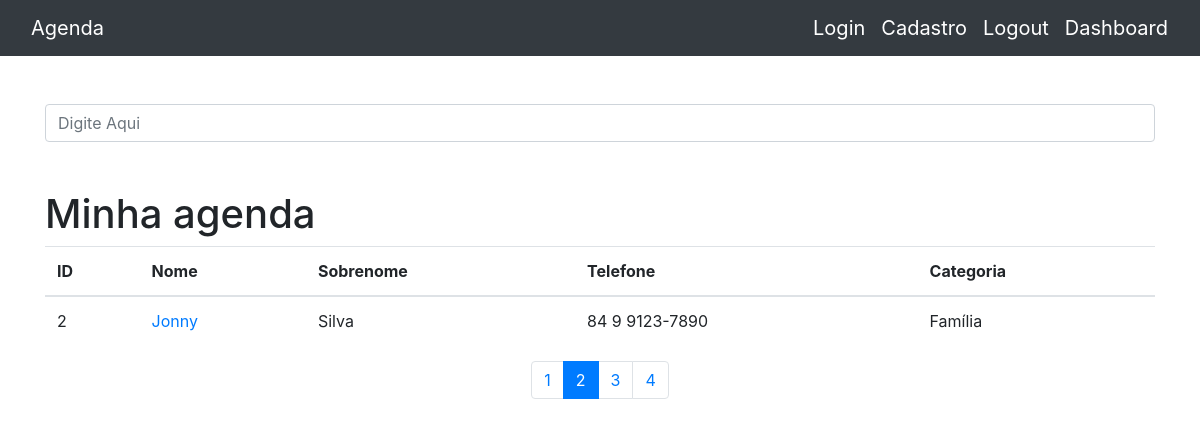
Screenshot of /?p=2&termo= with the database file from the repository.
### contatos/models.py (models this page shows, shortened)
class Contato(models.Model):
    nome = models.CharField(max_length=300)
    sobrenome = models.CharField(max_length=300, blank=True)
    telefone = models.CharField(max_length=300)
    email = models.CharField(max_length=300, blank=True)
    data_criacao = models.DateField(default=timezone.now)
    descricao = models.TextField(blank=True)
    categoria = models.ForeignKey(Categoria, on_delete=models.DO_NOTHING)
    mostrar = models.BooleanField(default=True)
    foto = models.ImageField(blank=True, upload_to='fotos/%Y/%m/%d')

class Categoria(models.Model):
    nome = models.CharField(max_length=300)
    def __str__(self):
        return self.nome

### contatos/views.py (the view)
# urls.py: path('', views.index, name='index'),
def index(request):
    contatos = Contato.objects.order_by('id').filter(
        mostrar=True
    )
    paginator = Paginator(contatos, 1)
    page = request.GET.get('p')
    contatos = paginator.get_page(page)
    return render(request, 'contatos/index.html', {
        'contatos': contatos
    })

### contatos/templates/contatos/index.html
{% extends 'base.html' %}
{%block conteudo%}
    <h1 class="mt-5">Minha agenda</h1>
            <table class="table">
              <thead>
                <tr>
                  <th>ID</th>
                  <th>Nome</th>
                  <th>Sobrenome</th>
                  <th>Telefone</th>
                  <th>Categoria</th>
                </tr>
              </thead>
              <tbody>
                {%for contato in contatos%}
                  <tr>
                    <td>{{contato.id}}</td>
                    <td>
                      <a href="{%url 'ver_contato' contato.id%}">{{contato.nome}} </a>
                    </td>
                    <td>{{contato.sobrenome}}</td>
                    <td>{{contato.telefone}}</td>
                    <td>{{contato.categoria}}</td>
                  </tr>
                {% endfor %}
              </tbody>
            </table>
  <nav aria-label="Page navigation example">
  <ul class="pagination justify-content-center">
    {%for pagina in contatos.paginator.page_range%}
      {%if contatos.number == pagina%}
        <li class="page-item active">
          <a class="page-link" href="?p={{pagina}}&termo={{request.GET.termo}}">{{pagina}}</a>
        </li>
      {%else%}
        <li class="page-item">
          <a class="page-link" href="?p={{pagina}}&termo={{request.GET.termo}}">{{pagina}}</a>
        </li>
      {%endif%}
    {%endfor%}
  </ul>
</nav>
{%endblock%}

### rows the page displays
Contato: id "2", nome "Jonny", sobrenome "Silva", telefone "84 9 9123-7890", categoria "Família"

### other values shown
{{ pagina }} "1" "3" "4"
{{ pagina }} "2"
